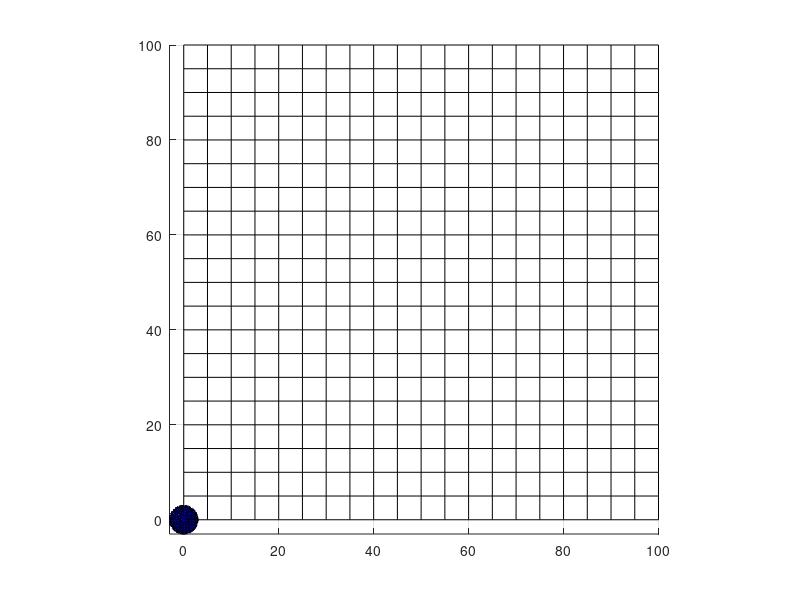

The MATLAB script that drew this image: (Note: this script raises an error after producing the figure.)
% three body problem :)

clear all
clc
close all

%basic variables
ht=sqrt(3)/2*50;
htc=(100-ht)/2;


%sufri=input('friction value??  ')

%%  defining axis

ax = axes('XLim',[0 100],'YLim',[0 100],'ZLim',[-1.5 1.5]);
view(3);
grid off;
axis equal;

[Xg,Yg] = meshgrid(0:5:100,0:5:100);                                
Zg =.00001*Xg+.0001*Yg;                                        
surf(Xg,Yg,Zg)
colormap white
axis equal

set(gcf,'Color','white')

scrsz = get(0,'ScreenSize');
set(gcf,'Position',[scrsz(1) scrsz(2)+scrsz(4)/20 scrsz(3) scrsz(4)*17/20]);



%% moving object codes


[xt,yt,zt] = sphere(20);


%defines shape of moving objects
h(1) = surface(3*xt,-3*yt,3*zt+1,'FaceColor','red');

hh(1) = surface(3*xt,-3*yt,3*zt+1,'FaceColor','blue');

hhh(1) = surface(3*xt,-3*yt,3*zt+1,'FaceColor','black');


t1 = hgtransform('Parent',ax);
set(hh,'Parent',t1)
set(gcf,'Renderer','opengl')

t2 = hgtransform('Parent',ax);
set(hhh,'Parent',t2)
set(gcf,'Renderer','opengl')

t3 = hgtransform('Parent',ax);
set(h,'Parent',t3)
set(gcf,'Renderer','opengl')

drawnow


%% moving codes


%counting down
for i=1

    d=text(70,20,30,'\fontsize{25} {\color{red}3}');
    pause(1)
    delete(d)
    d=text(70,20,30,'\fontsize{25} {\color{red}2}');
    pause(1)
    delete(d)
    d=text(70,20,30,'\fontsize{25} {\color{green}1}');
    pause(1)
    delete(d)
end




x1=75+15;
y1=htc+8;
vx1=0;
vy1=0;

x2=50+10;
y2=htc+ht-14;
vx2=0;
vy2=0;

x3=25;
y3=htc+11;
vx3=0;
vy3=0;

c=5000;
dt=.005;
i=1;
zbea=0;
for i=1:3000
 
   
    
%1
r12=sqrt((x2-x1)^2+(y2-y1)^2);
r13=sqrt((x3-x1)^2+(y3-y1)^2);

dv12=c/r12.^2*dt;
dv13=c/r13.^2*dt;

vx1=vx1+dv12*(x2-x1)/r12+dv13*(x3-x1)/r13;
vy1=vy1+dv12*(y2-y1)/r12+dv13*(y3-y1)/r13;

x1=x1+vx1*dt;
y1=y1+vy1*dt;



%2
r23=sqrt((x3-x2)^2+(y3-y2)^2);

dv21=c/r12.^2*dt;
dv23=c/r23.^2*dt;

vx2=vx2+dv21*(x1-x2)/r12+dv23*(x3-x2)/r23;
vy2=vy2+dv21*(y1-y2)/r12+dv23*(y3-y2)/r23;

x2=x2+vx2*dt;
y2=y2+vy2*dt;



%3

dv31=c/r13.^2*dt;
dv32=c/r23.^2*dt;

vx3=vx3+dv31*(x1-x3)/r13+dv32*(x2-x3)/r23;
vy3=vy3+dv31*(y1-y3)/r13+dv32*(y2-y3)/r23;

x3=x3+vx3*dt;
y3=y3+vy3*dt;



trans1=makehgtform('translate',[x1 y1 0]);
rotz1=makehgtform('zrotate',zbea);

trans2=makehgtform('translate',[x2 y2 0]);
rotz2=makehgtform('zrotate',zbea);

trans3=makehgtform('translate',[x3 y3 0]);
rotz3=makehgtform('zrotate',zbea);


set(t1,'matrix',trans1*rotz1);
set(t2,'matrix',trans2*rotz2);
set(t3,'matrix',trans3*rotz3);

pause(.005)

end
